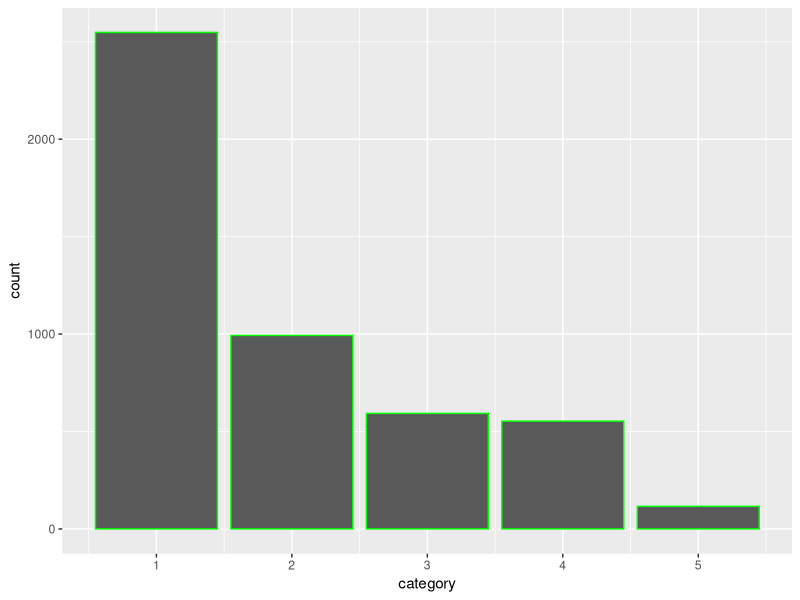

Recreate this plot in R.
## ---- chunk 1
library(tidyverse)
library(ggplot2)
ggplot(storms) +
geom_bar(mapping = aes(x = category), color = "green")
## ---- chunk 2
1 + 1
## ---- chunk 3
#| echo: false
2 * 2
